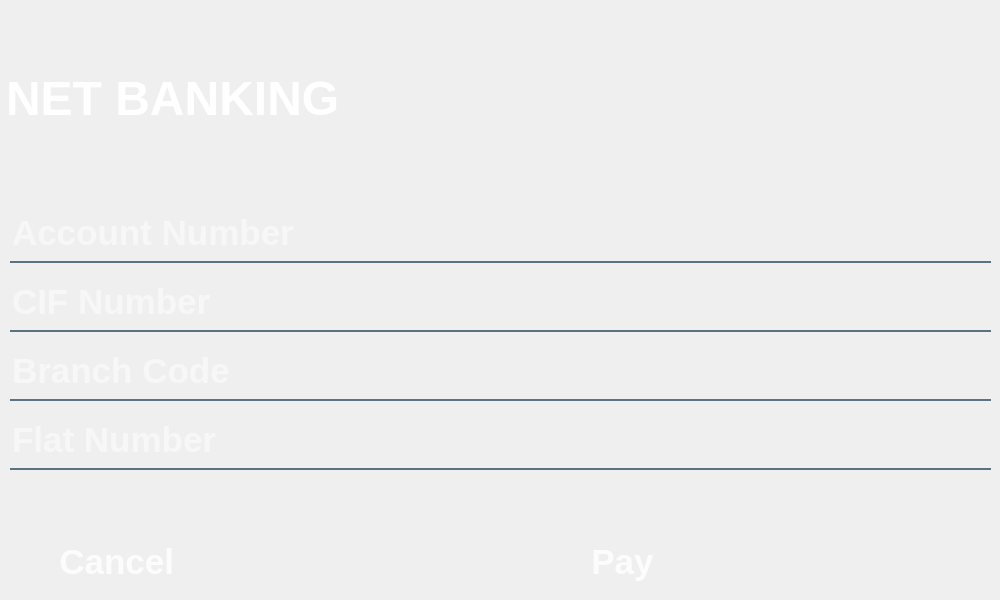
<?xml version="1.0" encoding="UTF-8"?>
<ui version="4.0">
 <class>MainWindow</class>
 <widget class="QMainWindow" name="MainWindow">
  <property name="geometry">
   <rect>
    <x>0</x>
    <y>0</y>
    <width>1000</width>
    <height>600</height>
   </rect>
  </property>
  <property name="minimumSize">
   <size>
    <width>1000</width>
    <height>600</height>
   </size>
  </property>
  <property name="maximumSize">
   <size>
    <width>1200</width>
    <height>800</height>
   </size>
  </property>
  <property name="windowTitle">
   <string>MainWindow</string>
  </property>
  <property name="styleSheet">
   <string notr="true"/>
  </property>
  <widget class="QWidget" name="centralwidget">
   <widget class="QLabel" name="label">
    <property name="geometry">
     <rect>
      <x>6</x>
      <y>70</y>
      <width>331</width>
      <height>57</height>
     </rect>
    </property>
    <property name="font">
     <font>
      <pointsize>36</pointsize>
      <weight>75</weight>
      <bold>true</bold>
     </font>
    </property>
    <property name="styleSheet">
     <string notr="true">color: white;</string>
    </property>
    <property name="text">
     <string>NET BANKING</string>
    </property>
    <property name="alignment">
     <set>Qt::AlignLeading|Qt::AlignLeft|Qt::AlignVCenter</set>
    </property>
   </widget>
   <widget class="QLabel" name="label_5">
    <property name="geometry">
     <rect>
      <x>320</x>
      <y>77</y>
      <width>41</width>
      <height>41</height>
     </rect>
    </property>
    <property name="text">
     <string/>
    </property>
    <property name="pixmap">
     <pixmap>netbanking.svg</pixmap>
    </property>
    <property name="scaledContents">
     <bool>true</bool>
    </property>
   </widget>
   <widget class="QPushButton" name="pushButton_cancel">
    <property name="geometry">
     <rect>
      <x>6</x>
      <y>530</y>
      <width>231</width>
      <height>64</height>
     </rect>
    </property>
    <property name="font">
     <font>
      <pointsize>26</pointsize>
      <weight>75</weight>
      <bold>true</bold>
     </font>
    </property>
    <property name="styleSheet">
     <string notr="true">QPushButton{
	background-color: qlineargradient(spread:pad, x1:0, y1:505682, x2:1, y2:0.477, stop:0 rgba(11, 131, 120, 219), stop:1 rgba(85, 98, 112, 226));
	color: rgba(255, 255, 255, 210);
	border-radius: 5px;
	padding: 3px
}
QPushButton:hover{
	background-color: qlineargradient(spread:pad, x1:0, y1:505682, x2:1, y2:0.477, stop:0 rgba(150, 123, 111, 219), stop:1 rgba(85, 81, 84, 226));
}
QPushButton:pressed{
	padding-left: 5px;
	padding-top: 5px;
	background-color: rgba(150, 123, 111, 255);
}

</string>
    </property>
    <property name="text">
     <string>Cancel </string>
    </property>
   </widget>
   <widget class="QPushButton" name="pushButton_pay">
    <property name="geometry">
     <rect>
      <x>247</x>
      <y>530</y>
      <width>751</width>
      <height>64</height>
     </rect>
    </property>
    <property name="font">
     <font>
      <pointsize>26</pointsize>
      <weight>75</weight>
      <bold>true</bold>
     </font>
    </property>
    <property name="styleSheet">
     <string notr="true">QPushButton{
	background-color: qlineargradient(spread:pad, x1:0, y1:505682, x2:1, y2:0.477, stop:0 rgba(11, 131, 120, 219), stop:1 rgba(85, 98, 112, 226));
	color: rgba(255, 255, 255, 210);
	border-radius: 5px;
	padding: 3px
}
QPushButton:hover{
	background-color: qlineargradient(spread:pad, x1:0, y1:505682, x2:1, y2:0.477, stop:0 rgba(150, 123, 111, 219), stop:1 rgba(85, 81, 84, 226));
}
QPushButton:pressed{
	padding-left: 5px;
	padding-top: 5px;
	background-color: rgba(150, 123, 111, 255);
}

</string>
    </property>
    <property name="text">
     <string>Pay</string>
    </property>
   </widget>
   <widget class="QLabel" name="label_2">
    <property name="geometry">
     <rect>
      <x>0</x>
      <y>0</y>
      <width>1000</width>
      <height>600</height>
     </rect>
    </property>
    <property name="text">
     <string/>
    </property>
    <property name="pixmap">
     <pixmap>image.png</pixmap>
    </property>
   </widget>
   <widget class="QWidget" name="layoutWidget">
    <property name="geometry">
     <rect>
      <x>10</x>
      <y>200</y>
      <width>981</width>
      <height>282</height>
     </rect>
    </property>
    <layout class="QGridLayout" name="gridLayout">
     <item row="0" column="0">
      <widget class="QLineEdit" name="lineEdit_acnum">
       <property name="font">
        <font>
         <pointsize>26</pointsize>
         <weight>75</weight>
         <bold>true</bold>
        </font>
       </property>
       <property name="styleSheet">
        <string notr="true">background-color: rgba(0,0,0,0);
border: none;
border-bottom: 2px solid rgba(46,82, 101, 200);
color:white;
padding-bottom: 7px;
</string>
       </property>
       <property name="placeholderText">
        <string>Account Number</string>
       </property>
      </widget>
     </item>
     <item row="1" column="0">
      <widget class="QLineEdit" name="lineEdit_cifnum">
       <property name="font">
        <font>
         <pointsize>26</pointsize>
         <weight>75</weight>
         <bold>true</bold>
        </font>
       </property>
       <property name="styleSheet">
        <string notr="true">background-color: rgba(0,0,0,0);
border: none;
border-bottom: 2px solid rgba(46,82, 101, 200);
color:white;
padding-bottom: 7px;
</string>
       </property>
       <property name="placeholderText">
        <string>CIF Number</string>
       </property>
      </widget>
     </item>
     <item row="2" column="0">
      <widget class="QLineEdit" name="lineEdit_branch_code">
       <property name="font">
        <font>
         <pointsize>26</pointsize>
         <weight>75</weight>
         <bold>true</bold>
        </font>
       </property>
       <property name="styleSheet">
        <string notr="true">background-color: rgba(0,0,0,0);
border: none;
border-bottom: 2px solid rgba(46,82, 101, 200);
color:white;
padding-bottom: 7px;
</string>
       </property>
       <property name="placeholderText">
        <string>Branch Code</string>
       </property>
      </widget>
     </item>
     <item row="3" column="0">
      <widget class="QLineEdit" name="lineEdit_del_add">
       <property name="font">
        <font>
         <pointsize>26</pointsize>
         <weight>75</weight>
         <bold>true</bold>
        </font>
       </property>
       <property name="styleSheet">
        <string notr="true">background-color: rgba(0,0,0,0);
border: none;
border-bottom: 2px solid rgba(46,82, 101, 200);
color:white;
padding-bottom: 7px;
</string>
       </property>
       <property name="placeholderText">
        <string>Flat Number</string>
       </property>
      </widget>
     </item>
    </layout>
   </widget>
   <zorder>label_2</zorder>
   <zorder>layoutWidget</zorder>
   <zorder>label</zorder>
   <zorder>label_5</zorder>
   <zorder>pushButton_cancel</zorder>
   <zorder>pushButton_pay</zorder>
  </widget>
 </widget>
 <resources/>
 <connections/>
</ui>
